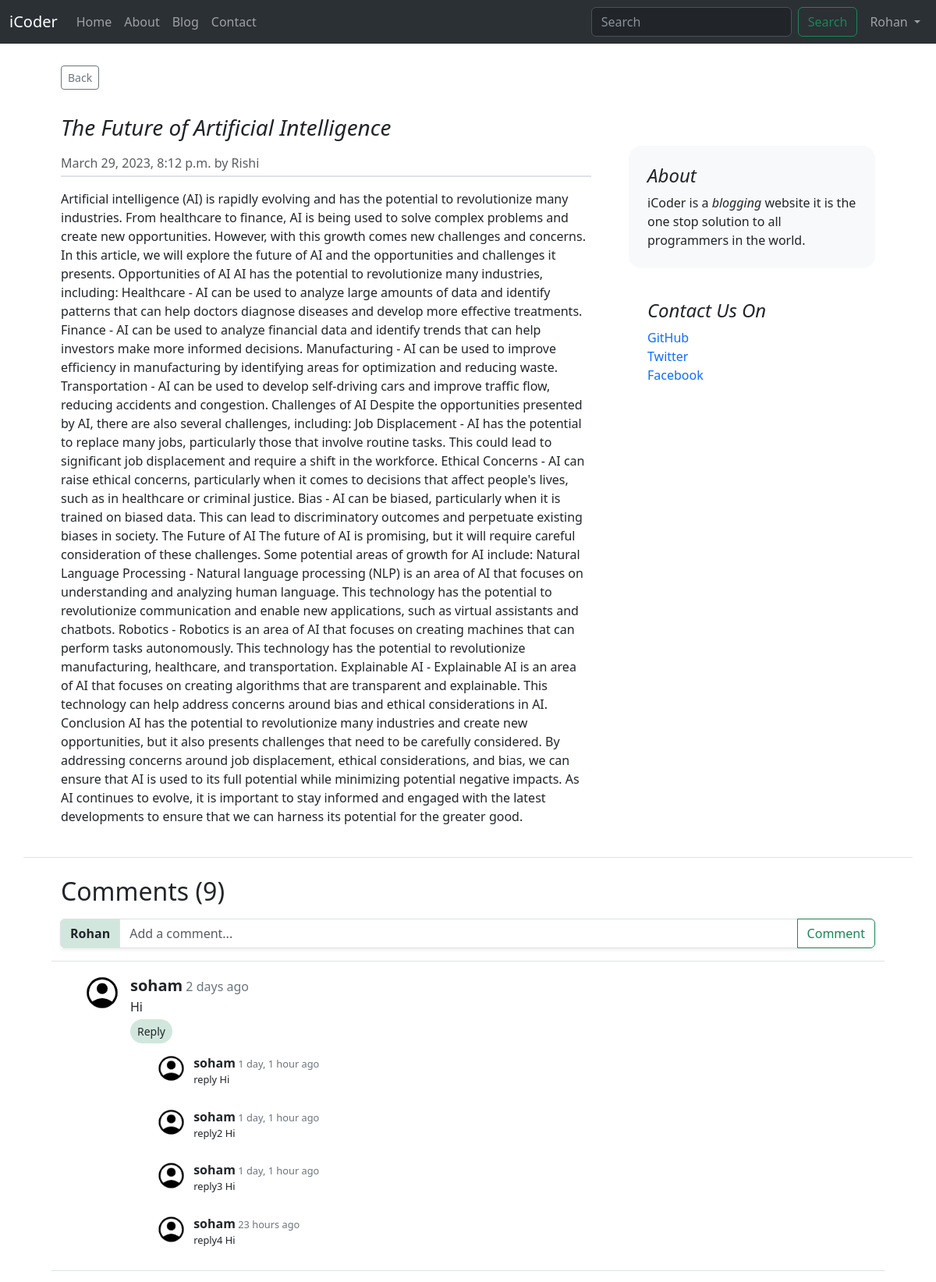
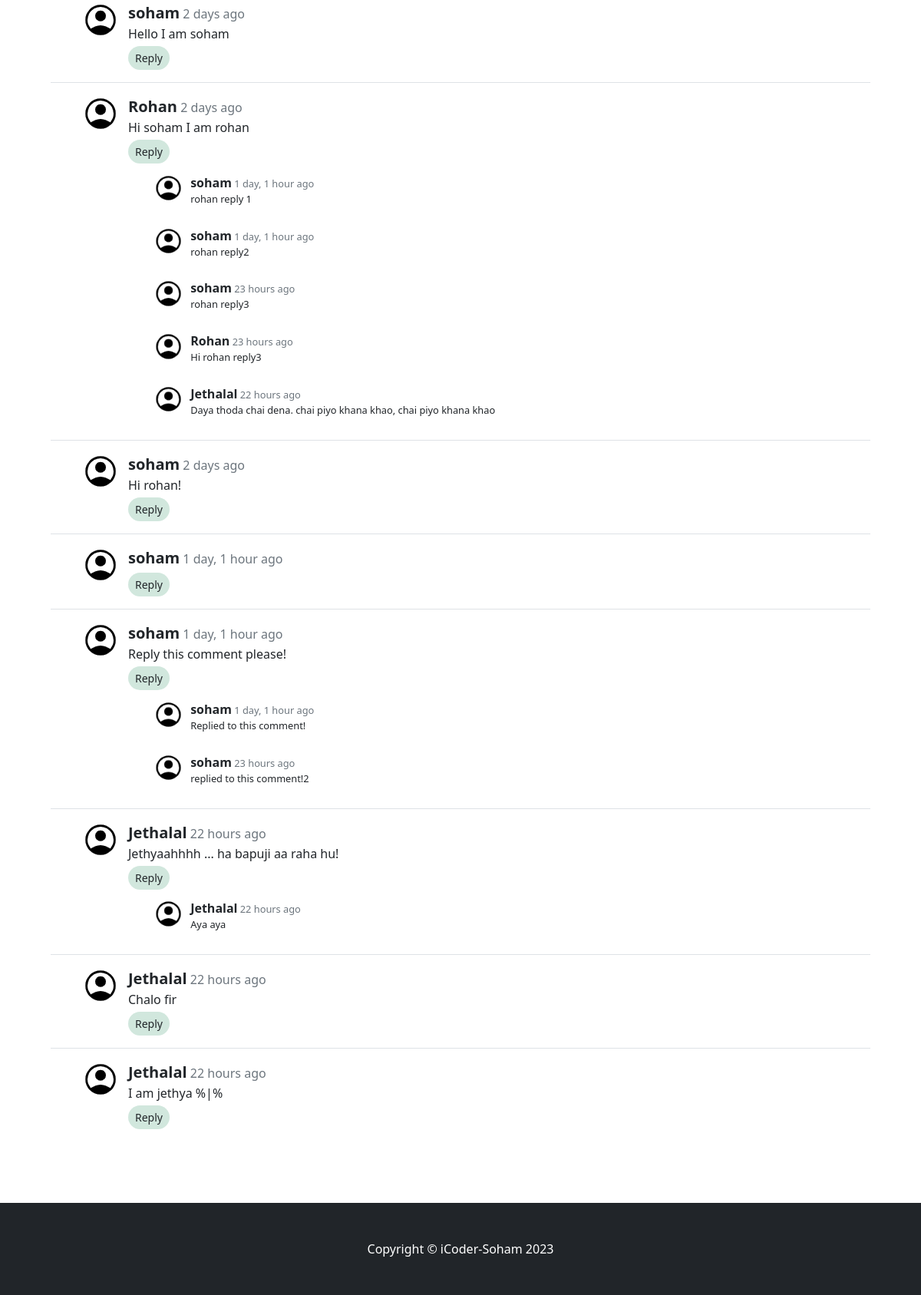
Page /blog/the-future-of-artificial-intelligence (signed in) on the committed database (2 pictures, top to bottom).
### blog/models.py (models this page shows, shortened)
class Post(models.Model):
    sno = models.AutoField(primary_key=True)
    title = models.CharField(max_length=255)
    author = models.CharField(max_length=13)
    content = models.TextField()
    timestamp = models.DateTimeField(blank=True)
    slug = models.SlugField(null=True, max_length=255)

class Comment(models.Model):
    sno = models.AutoField(primary_key=True)
    data = models.TextField()
    user = models.ForeignKey(User, on_delete=models.CASCADE)
    post = models.ForeignKey(Post, on_delete=models.CASCADE)
    parent = models.ForeignKey('self', on_delete=models.CASCADE, null=True)
    timestamp = models.DateTimeField(default=now)

### blog/views.py (the view)
# urls.py: path("<slug:slug>", views.blogPost, name='post_detail'),
def blogPost(request, slug):
    post = Post.objects.filter(slug=slug).first()
    comments = Comment.objects.filter(post=post, parent=None)
    replies = Comment.objects.filter(post=post).exclude(parent=None)
    replyDict = {}
    for reply in replies:
        if reply.parent.sno not in replyDict.keys():
            replyDict[reply.parent.sno] = [reply]
        else:
            replyDict[reply.parent.sno].append(reply)
    context = {"post": post, "comments": comments, "replyDict": replyDict}
    return render(request, "blog/blogpost.html", context)

### blog/templatetags/extras.py (called while the page is built)
@register.filter(name="get_rep_filter")
def get_rep_filter(dict, key):
    return dict.get(key, "")

### templates/blog/blogpost.html (shortened to what this page needs)
{% extends '../base.html' %}
{% block body %}
<div class="container px-5 border-bottom">
    <div class="row g-5 mt-1 mb-4">
        <div class="d-grid gap-2 d-md-flex justify-content-between my-4" id="back">
            <a href="/blog"><button id="backbutton" type="button"
                    class="btn btn-outline-secondary btn-sm">Back</button></a>
        </div>
        <div class="col-md-8 mt-2">
            <article class="blog-post">
                <h3 class="pb-2 fst-italic">{{post.title}}</h3>
                <p class="blog-post-meta text-body-secondary border-bottom border-2 mb-3 pb-1">{{post.timestamp}} by
                    {{post.author}}</p>
                <p>{{post.content|safe}}</p>
            </article>
        </div>
        <div class="col-md-4">
            <div class="position-sticky" style="top: 2rem;">
                <div class="p-4 mb-3 bg-light rounded-4">
                    <h4 class="fst-italic">About</h4>
                    <p class="mb-0">iCoder is a <em>blogging</em> website it is the one stop solution to all programmers
                        in the world.</p>
                </div>
                <div class="p-4">
                    <h4 class="fst-italic">Contact Us On</h4>
                    <ol class="list-unstyled">
                        <li><a href="#" class="text-decoration-none">GitHub</a></li>
                        <li><a href="#" class="text-decoration-none">Twitter</a></li>
                        <li><a href="#" class="text-decoration-none">Facebook</a></li>
                    </ol>
                </div>
            </div>
        </div>
    </div>
</div>
<div class="container px-5 mt-4">
    <h2>Comments ({{comments|length}})</h2>
    <form action="/blog/postcomment" method="post">
        <div class="input-group my-3 shadow-sm">
            <span class="input-group-text bg-success-subtle rounded-start fw-bolder"
                id="basic-addon3">{{request.user.username}}</span>
            <input type="text" class="form-control" id="basic-url" aria-describedby="basic-addon3" name="comment"
                id="comment" placeholder="Add a comment..." required>
            <button type="submit" class="btn btn-outline-success">Comment</button>
        </div>
    </form>
    <div class="" id="comments" style="margin-bottom: 5rem;">
        {% for comment in comments %}
        <div class="row py-3 border-top">
            {% load static %}
            <div class="col-md-1 p-0"><img src="{% static 'img/account_circle.png' %}"
                    class="img-thumbnail rounded-circle border-0 p-0 float-end" alt="..."></div>
            <div class="col-md-11">
                {% load humanize %}
                <span class="fw-bolder fs-5">{{comment.user.username}}</span><span class="text-secondary">
                    {{comment.timestamp|naturaltime}}</span>
                <div style="overflow-wrap: anywhere;">
                    {{comment.data}}
                </div>
                <div class="replybox">
                    <button class="btn btn-outline bg-success-subtle btn-sm rounded-pill mt-1 px-2" type="button"
                        data-bs-toggle="collapse" data-bs-target="#reply{{comment.sno}}" aria-expanded="false"
                        aria-controls="collapseExample">
                        Reply
                    </button>
                    {% load extras %}
                    <div class="replies" style="zoom: 0.8;">
                        {% for reply in replyDict|get_rep_filter:comment.sno %}
                        <div class="row py-3">
                            {% load static %}
                            <div class="col-md-1 p-0"><img src="{% static 'img/account_circle.png' %}"
                                    class="img-thumbnail rounded-circle border-0 p-0 float-end" alt="..."></div>
                            <div class="col-md-11">
                                {% load humanize %}
                                <span class="fw-bolder fs-5">{{reply.user.username}}</span>
                                <span class="text-secondary">{{reply.timestamp|naturaltime}}</span>
                                <div style="overflow-wrap: anywhere;">{{reply.data}}</div>
                            </div>
                        </div>
                        {% endfor %}
                    </div>
                </div>
            </div>
        </div>
        {% endfor %}
    </div>
</div>
{% endblock body %}

### templates/base.html (shortened to what this page needs)
<!DOCTYPE html>
<html lang="en">
<head>
    <link href="https://cdn.jsdelivr.net/npm/bootstrap@5.3.0-alpha2/dist/css/bootstrap.min.css" rel="stylesheet"
 />
</head>
<body>
    <nav class="navbar navbar-expand-lg bg-body-tertiary" data-bs-theme="dark">
        <div class="container-fluid">
            <a class="navbar-brand" href="/">iCoder</a>
            <div class="collapse navbar-collapse" id="navbarSupportedContent">
                <ul class="navbar-nav me-auto mb-2 mb-lg-0">
                    <li class="nav-item">
                        <a class="nav-link" aria-current="page" href="/" id="home">Home</a>
                    </li>
                    <li class="nav-item">
                        <a class="nav-link" aria-current="page" href="/about" id="about">About</a>
                    </li>
                    <li class="nav-item">
                        <a class="nav-link" aria-current="page" href="/blog" id="blog">Blog</a>
                    </li>
                    <li class="nav-item">
                        <a class="nav-link" aria-current="page" href="/contact" id="contact">Contact</a>
                    </li>
                </ul>
                <form class="d-flex" role="search" action="/search" method="get">
                    <input class="form-control me-2" type="search" placeholder="Search" aria-label="Search" name="query"
                        id="query" />
                    <button class="btn btn-outline-success" type="submit">Search</button>
                </form>
                {% if not user.is_authenticated %}
                <button type="button" class="btn btn-primary bg-primary-subtle" id="modalbtn" data-bs-toggle="modal"
                    data-bs-target="#loginModal">
                    Login
                </button>
                {% else %}
                <ul class="navbar-nav mb-2 mb-lg-0 ms-2">
                    <li class="nav-item dropdown">
                        <a class="nav-link dropdown-toggle" href="#" role="button" data-bs-toggle="dropdown"
                            aria-expanded="false">
                            {{request.user.username}}
                        </a>
                    </li>
                </ul>
                {% endif %}
            </div>
        </div>
    </nav>
    {% block body %}{% endblock body %}
    <footer class="py-5 bg-dark">
        <div class="container px-5">
            <p class="m-0 text-center text-white">Copyright &copy; iCoder-Soham 2023</p>
        </div>
    </footer>
</body>
</html>

### rows in the picture
Post: title "The Future of Artificial Intelligence", timestamp "March 29, 2023, 8:12 p.m.", author "Rishi", content "Artificial intelligence (AI) is rapidly evolving and has the potential to revolutionize many industries. From healthcare to finance, AI is being used to solve complex problems and create new opportunities. However, with this growth comes new challenges and concerns. In this article, we will explore the future of AI and the opportunities and challenges it presents. Opportunities of AI AI has the potential to revolutionize many industries, including: Healthcare - AI can be used to analyze large amounts of data and identify patterns that can help doctors diagnose diseases and develop more effective treatments. Finance - AI can be used to analyze financial data and identify trends that can help…"
Comment: user.username "soham", timestamp "2 days ago", data "Hi"
Comment: user.username "soham", timestamp "1 day, 1 hour ago", data "reply Hi"
Comment: user.username "soham", timestamp "1 day, 1 hour ago", data "reply2 Hi"
Comment: user.username "soham", timestamp "1 day, 1 hour ago", data "reply3 Hi"
Comment: user.username "soham", timestamp "23 hours ago", data "reply4 Hi"
Comment: user.username "soham", timestamp "2 days ago", data "Hello I am soham"
Comment: user.username "Rohan", timestamp "2 days ago", data "Hi soham I am rohan"
Comment: user.username "soham", timestamp "1 day, 1 hour ago", data "rohan reply 1"
Comment: user.username "soham", timestamp "1 day, 1 hour ago", data "rohan reply2"
Comment: user.username "soham", timestamp "23 hours ago", data "rohan reply3"
Comment: user.username "Rohan", timestamp "23 hours ago", data "Hi rohan reply3"
Comment: user.username "Jethalal", timestamp "22 hours ago", data "Daya thoda chai dena. chai piyo khana khao, chai piyo khana khao"
Comment: user.username "soham", timestamp "2 days ago", data "Hi rohan!"
Comment: user.username "soham", timestamp "1 day, 1 hour ago"
Comment: user.username "soham", timestamp "1 day, 1 hour ago", data "Reply this comment please!"
Comment: user.username "soham", timestamp "1 day, 1 hour ago", data "Replied to this comment!"
Comment: user.username "soham", timestamp "23 hours ago", data "replied to this comment!2"
Comment: user.username "Jethalal", timestamp "22 hours ago", data "Jethyaahhhh ... ha bapuji aa raha hu!"
Comment: user.username "Jethalal", timestamp "22 hours ago", data "Aya aya"
Comment: user.username "Jethalal", timestamp "22 hours ago", data "Chalo fir"
Comment: user.username "Jethalal", timestamp "22 hours ago", data "I am jethya %|%"

### other values in the picture
{{ request.user.username }} "Rohan"
{{ comments|length }} "9"
